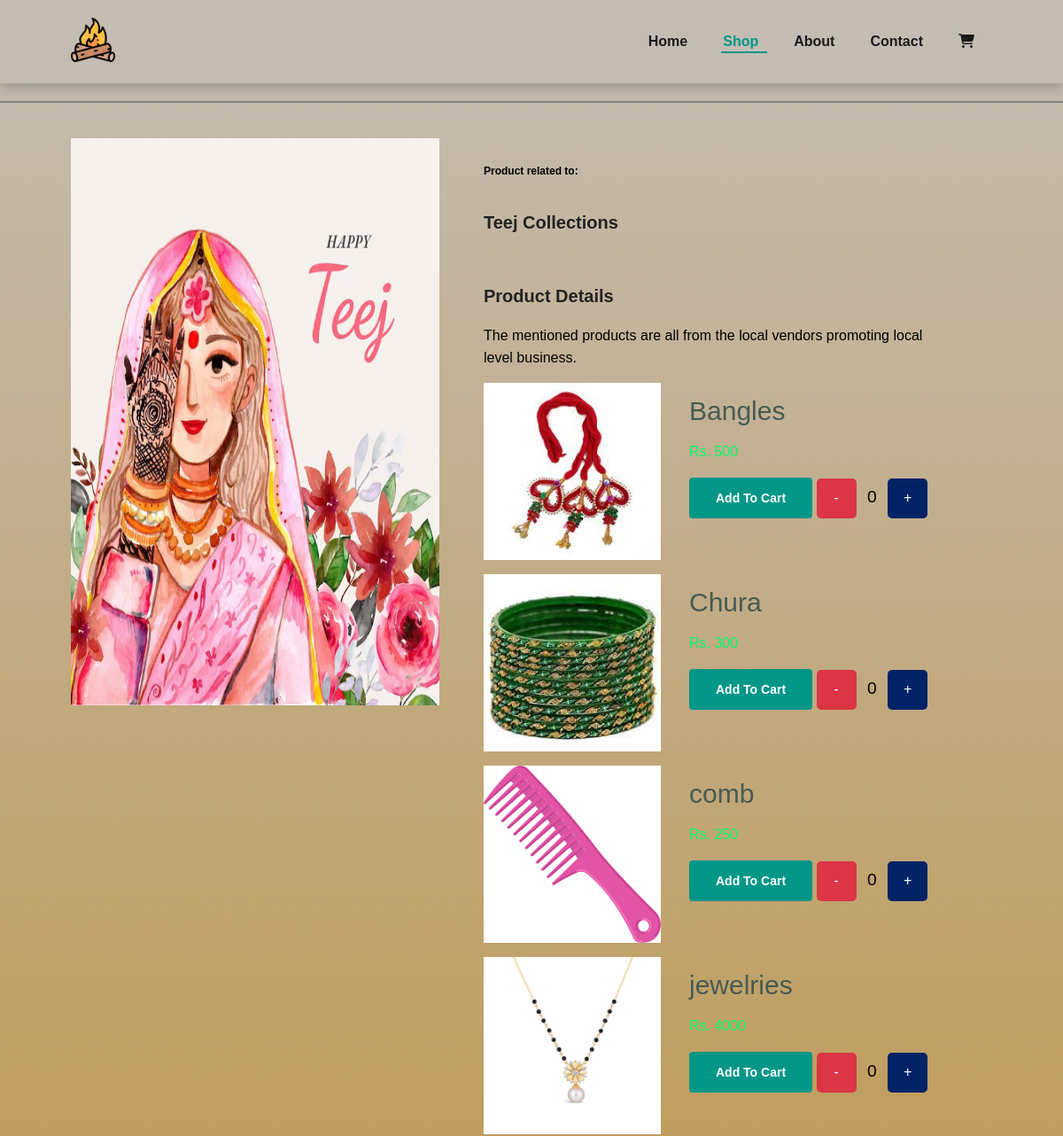
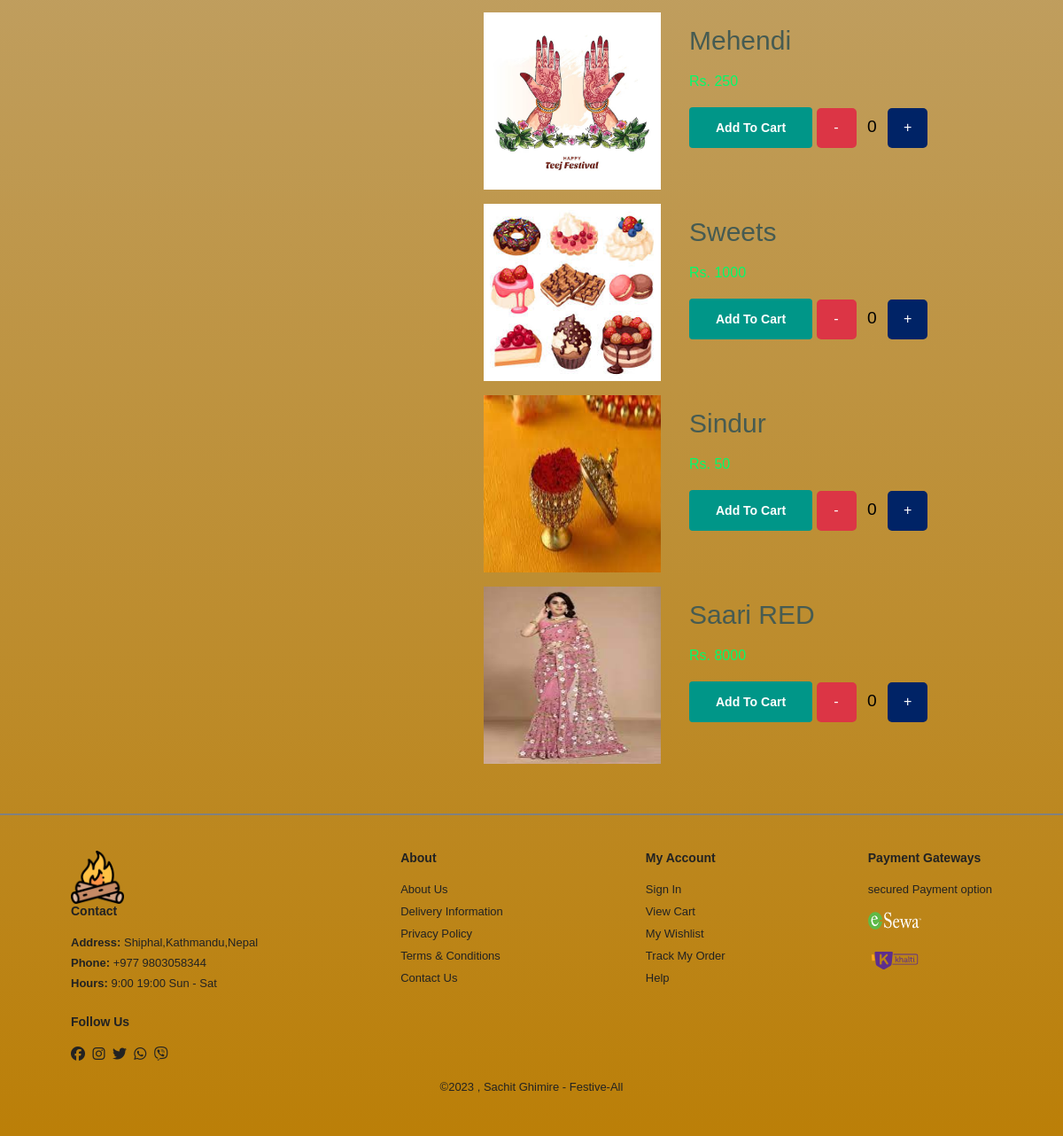
The app's page /product_details/12/ with its own data (2 pictures, top to bottom).
### pooja_app/models.py (models this page shows, shortened)
class Collection(models.Model):
    collection_name = models.CharField(max_length=100,null=False)
    collection_price = models.IntegerField(null=False)
    collection_image = models.ImageField(null=False,upload_to='media/pooja_app/images/collections/')

class Item (models.Model):
    item_name = models.CharField(max_length=300)
    item_price = models.IntegerField()
    item_image  = models.ImageField(null=False, upload_to='media/pooja_app/images/items/')
    category_id = models.ForeignKey(Collection,on_delete=models.SET_NULL,null=True)

### pooja_app/views.py (the view)
# urls.py: path('product_details/<int:id>/',views.product_details,name="product-details"),
def product_details(request, id):
    collection_response = Collection.objects.get(id=id)
    item_response = Item.objects.filter(category_id=id)
    context = {
        "collection_detail": collection_response,
        "items": item_response,
        "details": request.session.get('person-id'),
    }
    return render(request, "sproduct.html", context)

### pooja_app/templates/sproduct.html (shortened to what this page needs)
<!DOCTYPE html>
<html lang="en">
  <head>
    <link rel="stylesheet" href="/static/css/details.css" />
    <link rel="stylesheet" href="/static/css/style.css" />
    <link
      rel="stylesheet"
      type="text/css"
      href="https://cdnjs.cloudflare.com/ajax/libs/toastr.js/latest/css/toastr.min.css"
    />
  </head>
  <body>
    <section id="header">
      <a href="#"
        ><img src="/bonfire.png" class="logo" style="height: 50px" alt=""
      /></a>
      <div>
        <ul id="navbar">
          <li><a href="/">Home</a></li>
          <li><a href="shop" class="active">Shop</a></li>
          <li><a href="about">About</a></li>
          <li><a href="contact">Contact</a></li>
          <li id="lg-bag">
            <a href="../../cart"><i class="fa-solid fa-cart-shopping"></i></a>
          </li>
        </ul>
      </div>
    </section>
    <section id="prodetails" class="section-p1">
      <div class="single-pro-image">
        <img
        src=http://localhost:8000/media/{{collection_detail.collection_image}}
        width="100%" id="MainImg" alt="" />
      </div>
      <div class="single-pro-details">
        <h6>Product related to:</h6>
        <h4>{{collection_detail.collection_name}}</h4>
        <h4>Product Details</h4>
        <span
          >The mentioned products are all from the local vendors promoting local
          level business.</span
        >
        <br />
        {%for item in items%}
        <div class="pooja_main_div">
          <div class="products_pooja">
            <img src=http://localhost:8000/media/{{item.item_image}} alt=""
            class="saman" />
            <div class="saman_details">
              <p class="aclass">{{item.item_name}}</p>
              <p class="bclass">Rs. {{item.item_price }}</p>
              <button class="add_to_cart_btn" id="add-to-cart-{{item.id}}">
                Add To Cart
              </button>
              <button class="minus-btn" id="minus-{{item.id}}">-</button>
              <span id="value-div-{{item.id}}" class="numbers-span">0</span>
              <button class="plus-btn" id="plus-{{item.id}}">+</button>
            </div>
          </div>
          {% endfor%}
        </div>
      </div>
    </section>
    <footer class="section-p1">
      <div class="col">
        <img src="/bonfire.png" height="60px" alt="" />
        <h4>Contact</h4>
        <p><strong>Address: </strong>Shiphal,Kathmandu,Nepal</p>
        <p><strong>Phone: </strong>+977 9803058344</p>
        <p><strong>Hours: </strong>9:00 19:00 Sun - Sat</p>
        <div class="follow">
          <h4>Follow Us</h4>
          <div class="icon">
            <i class="fab fa-facebook"></i>
            <i class="fab fa-instagram"></i>
            <i class="fab fa-twitter"></i>
            <i class="fab fa-whatsapp"></i>
            <i class="fab fa-viber"></i>
          </div>
        </div>
      </div>
      <div class="col">
        <h4>About</h4>
        <a href="#">About Us</a>
        <a href="#">Delivery Information</a>
        <a href="#">Privacy Policy</a>
        <a href="#">Terms & Conditions</a>
        <a href="#">Contact Us</a>
      </div>
      <div class="col">
        <h4>My Account</h4>
        <a href="#">Sign In</a>
        <a href="#">View Cart</a>
        <a href="#">My Wishlist</a>
        <a href="#">Track My Order</a>
        <a href="#">Help</a>
      </div>
      <div class="col install">
        <h4>Payment Gateways</h4>
        <p>secured Payment option</p>
        <img src="/esewa_logo.png" height="20px" width="60px" alt="" />
        <img src="/khalti-logo.svg" height="20px" width="60px" alt="" />
      </div>
      <div class="copyright">
        <p>&copy;2023 , Sachit Ghimire - Festive-All</p>
      </div>
    </footer>
  </body>
</html>

### pooja_app/static/css/details.css (style rules this page uses)
.pooja_main_div { margin: 1rem 0; }
.products_pooja { display: flex; gap: 2rem; }
.saman { height: 200px; width: 200px; }
.add_to_cart_btn { font-size: 14px; font-weight: 600; padding: 15px 30px; color: #000; border-radius: 4px; cursor: pointer; border: none; outline: none; }
.aclass { font-size: 30px; }
.bclass { color: rgb(3, 250, 106); }

### pooja_app/static/css/style.css (style rules this page uses)
* { margin: 0; padding: 0; box-sizing: border-box; font-family: "Spartan", sans-serif; }
body { background-image: linear-gradient(#c4bcb3, #bb7f08); }
h4 { font-size: 20px; color: #222; }
h6 { font-weight: 700; font-size: 12px; }
p { font-size: 16px; color: #465b52; margin: 15px 0 20px 0; }
.section-p1 { padding: 40px 80px; border-top: 2px solid gray; }
body { width: 100%; }
#header { display: flex; align-items: center; justify-content: space-between; padding: 20px 80px; background: #c4bcb3; box-shadow: 0 5px 15px rgba(0, 0, 0, 0.2); position: sticky; z-index: 999; top: 0; left: 0; }
#navbar { display: flex; align-items: center; justify-content: center; }
#navbar li { list-style: none; padding: 0 20px; position: relative; }
#navbar li a { text-decoration: none; font-size: 16px; font-weight: 600; color: #1a1a1a; transition: 0.3s ease; }
#navbar li a:hover, #navbar li a.active { color: #009688; }
#navbar li a.active::after, #navbar li a:hover::after { content: ""; width: 65%; height: 2px; background: #009688; position: absolute; bottom: -4px; left: 18px; }
footer { display: flex; flex-wrap: wrap; justify-content: space-between; }
footer .col { display: flex; flex-direction: column; align-items: flex-start; margin-bottom: 20px; }
footer h4 { font-size: 14px; padding-bottom: 20px; }
footer p { font-size: 13px; margin: 0 0 8px 0; color: #222; }
footer a { font-size: 13px; text-decoration: none; color: #222; margin-bottom: 10px; }
footer .follow { margin-top: 20px; }
footer .follow i { color: #222; padding-right: 4px; cursor: pointer; }
footer .install img { margin: 10px 0px 15px 0px; }
footer .copyright { width: 100%; text-align: center; }
#prodetails { display: flex; margin-top: 20px; }
#prodetails .single-pro-image { width: 40%; margin-right: 50px; height: 80vh !important; }
#prodetails .single-pro-image img { height: 100%; object-fit: 100% 100%; }
#prodetails .single-pro-details { width: 50%; padding-top: 30px; }
#prodetails .single-pro-details h4 { padding: 40px 0 20px 0; }
#prodetails .single-pro-details button { background-color: #009688; color: #fff; }
#prodetails .single-pro-details span { line-height: 25px; }
footer { border-top: 2px solid gray; }
.plus-btn, .minus-btn { height: 45px !important; width: 45px !important; border-radius: 5px !important; border: 0 !important; font-size: 1rem; cursor: pointer; }
.plus-btn { background-color: #002366 !important; }
.minus-btn { background-color: #dc3545 !important; }
.numbers-span { font-size: 1.2rem; margin: 0 0.5rem; }

### records on screen
Collection: collection_image (picture), collection_name "Teej Collections"
Item: item_image (picture), item_name "Bangles"
Item: item_image (picture), item_name "Chura"
Item: item_image (picture), item_name "comb"
Item: item_image (picture), item_name "jewelries"
Item: item_image (picture), item_name "Mehendi"
Item: item_image (picture), item_name "Sweets"
Item: item_image (picture), item_name "Sindur"
Item: item_image (picture), item_name "Saari RED"
